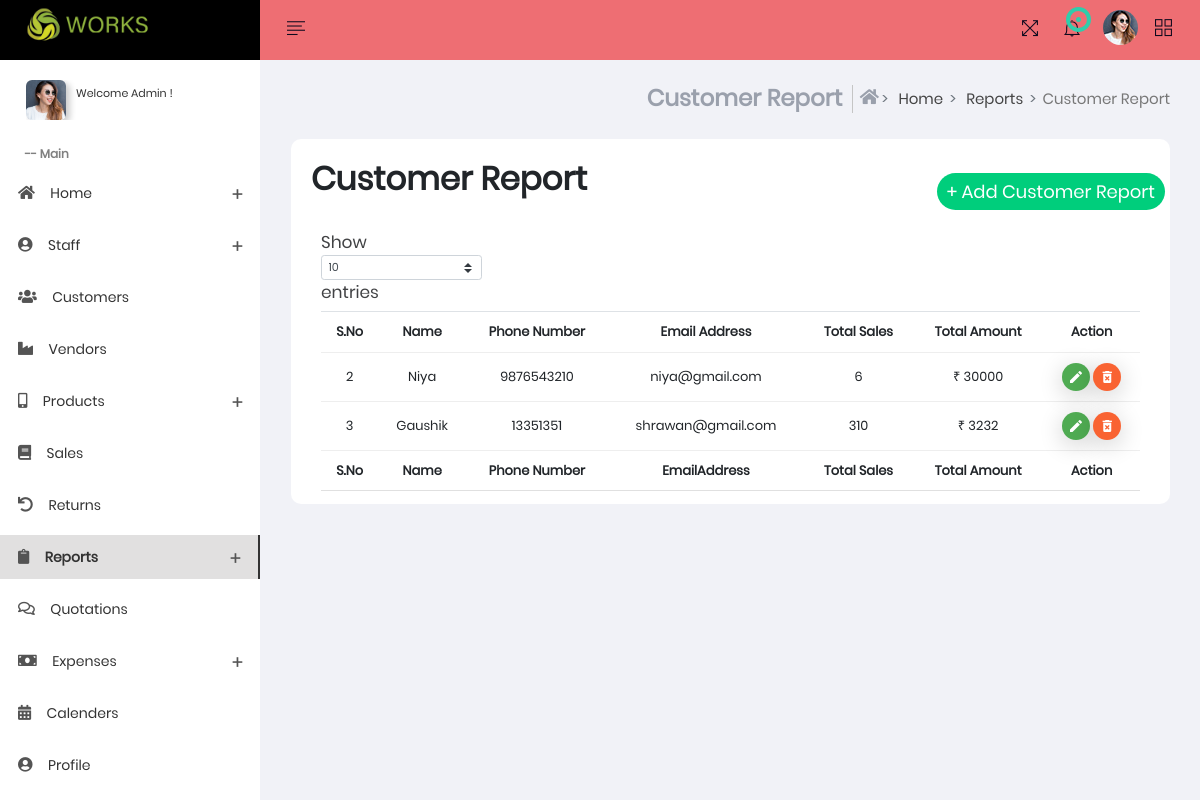
The page /admin_customerreport on the database its author committed.
### sub_part/models.py (models this page shows, shortened)
class admin_add_customer_report_table(models.Model):
    name=models.CharField(max_length=100)
    phone_number=models.CharField(max_length=100)
    email=models.EmailField()
    tot_sales=models.CharField(max_length=100)
    tot_amt=models.CharField(max_length=100)

### sub_part/views.py (the view)
# urls.py: path('admin_customerreport',views.admin_customerreport,name='admin_customerreport'),
def admin_customerreport(request):
    view_data=admin_add_customer_report_table.objects.all()
    return render(request,'admin_customerreport.html',{'view_data':view_data})

### templates/admin_customerreport.html (shortened to what this page needs)
{% load static %}
<!DOCTYPE html>
<html lang="en">
<head>
    <link href="{% static 'dashboard/css/app.min.css' %}" rel="stylesheet">
    <link href="{% static 'dashboard/css/style.css' %}" rel="stylesheet" />
    <link href="{% static 'dashboard/css/styles/all-themes.css' %}" rel="stylesheet" />
</head>
<body class="light">
    <nav class="navbar">
        <div class="container-fluid">
            <div class="navbar-header">
                <a class="navbar-brand" href="/admin_dashboard">
                    <img src="{% static 'dashboard/images/logo.png' %}" alt="" style="margin-top: -28px;">
                </a>
            </div>
            <div class="collapse navbar-collapse" id="navbar-collapse">
                <ul class="nav navbar-nav navbar-left">
                    <li>
                        <a href="#" onClick="return false;" class="sidemenu-collapse">
                            <i class="nav-hdr-btn ti-align-left"></i>
                        </a>
                    </li>
                </ul>
                <ul class="nav navbar-nav navbar-right">
                    <li class="fullscreen">
                        <a href="javascript:;" class="fullscreen-btn">
                            <i class="nav-hdr-btn ti-fullscreen"></i>
                        </a>
                    </li>
                    <li class="dropdown">
                        <a href="#" onClick="return false;" class="dropdown-toggle" data-toggle="dropdown" role="button">
                            <i class="nav-hdr-btn ti-bell"></i>
                            <span class="notify"></span>
                            <span class="heartbeat"></span>
                        </a>
                    </li>
                    <li class="dropdown user_profile">
                         <div class="dropdown-toggle" data-toggle="dropdown">
                            <img src="{% static 'dashboard/images/user.jpg' %}" alt="user">
                        </div>
                    </li>
                    <li class="pull-right">
                        <a href="#" onClick="return false;" class="js-right-sidebar" data-close="true">
                            <i class="nav-hdr-btn ti-layout-grid2"></i>
                        </a>
                    </li>
                </ul>
            </div>
        </div>
    </nav>
    <div>
        <aside id="leftsidebar" class="sidebar">
            <div class="menu">
                <ul class="list">
                	<li>
	                <div class="sidebar-profile clearfix">
	                  <div class="profile-img">
	                     <img src="{% static 'dashboard/images/usrbig.jpg' %}" alt="profile">
	                  </div>
	                  <div class="profile-info">
                                <p>Welcome Admin !</p>
                            </div>
	               </div>
	                </li>
                    <li class="header">-- Main</li>
                    <li>
                        <a href="#" onClick="return false;" class="menu-toggle">
                            <i class="fas fa-home"></i>
                            <span>Home</span>
                        </a>
                    </li>
                    <li>
                        <a href="#" onClick="return false;" class="menu-toggle">
                            <i class="fas fa-user-circle"></i>
                            <span>Staff</span>
                        </a>
                    </li>
                    <li>
                        <a href="/admin_customers">
                            <i class="fas fa-users"></i>
                            <span>Customers</span>
                        </a>
                    </li>
                    <li>
                        <a href="/admin_vendors">
                            <i class="fas fa-industry"></i>
                            <span>Vendors</span>
                        </a>
                    </li>
                    <li>
                        <a href="#" onClick="return false;" class="menu-toggle">
                            <i class="fas fa-mobile-alt"></i>
                            <span>Products</span>
                        </a>
                    </li>
                    <li>
                        <a href="/admin_sales">
                            <i class="fas fa-book"></i>
                            <span>Sales</span>
                        </a>
                    </li>
                    <li>
                        <a href="/admin_returns">
                            <i class="fas fa-undo"></i>
                            <span>Returns</span>
                        </a>
                    </li>
                    <li class="active">
                        <a href="#" onClick="return false;" class="menu-toggle">
                            <i class="fas fa-clipboard"></i>
                            <span>Reports</span>
                        </a>
                    </li>
                    <li>
                        <a href="/admin_quotations">
                            <i class="far fa-comments"></i>
                            <span>Quotations</span>
                        </a>
                    </li>
                    <li>
                        <a href="#" onClick="return false;" class="menu-toggle">
                            <i class="fas fa-money-bill"></i>
                            <span>Expenses</span>
                        </a>
                    </li>
                    <li>
                        <a href="/admin_calenders">
                            <i class="fas fa-calenders-alt"></i>
                            <span>Calenders</span>
                        </a>
                    </li>
                   <li>
                        <a href="/admin_profile">
                            <i class="fas fa-user-circle"></i>
                            <span>Profile</span>
                        </a>
                    </li>
                     <li class="header">-- Apps</li>
                </ul>
            </div>
        </aside>
    </div>
    <section class="content">
        <div class="container-fluid">
            <div class="block-header">
                <div class="row">
                    <div class="col-xs-12 col-sm-12 col-md-12 col-lg-12">
                        <ul class="breadcrumb breadcrumb-style ">
                            <li class="breadcrumb-item">
                                <h4 class="page-title">Customer Report</h4>
                            </li>
                            <li class="breadcrumb-item bcrumb-1">
                                <a href="/admin_dashboard ">
                                    <i class="fas fa-home"></i> Home</a>
                            </li>
                            <li class="breadcrumb-item bcrumb-2">
                                <a href="#" onClick="return false;">Reports</a>
                            </li>
                            <li class="breadcrumb-item active">Customer Report</li>
                        </ul>
                    </div>
                </div>
            </div>
            <div class="row">
                <div class="col-lg-12 col-md-12 col-sm-12">
                    <div class="card">
                        <h1 style="margin: 20px 0px 0px 20px;margin-bottom: -50px;">Customer Report</h1>
                        <div class="a-btd">
                            <button onclick="window.location.href='/admin_addcustomerreport'"  class="pag-title">+ Add Customer Report</button>
                        </div>
                            <div class="table-responsive" style="padding: 0px 30px;">
                                <div class="row"><div class="col-sm-12 col-md-6"><div class="dataTables_length" id="DataTables_Table_0_length"><label>Show <select name="DataTables_Table_0_length" aria-controls="DataTables_Table_0" class="custom-select custom-select-sm form-control form-control-sm"><option value="10">10</option><option value="25">25</option><option value="50">50</option><option value="100">100</option></select> entries</label></div></div><div class="col-sm-12 col-md-6"></div></div>
                                <table id="tableExport" class="display table table-hover table-checkable order-column width-per-100">
                                    <thead>
                                        <tr>
                                            <th class="center">S.No</th>
                                            <th class="center">Name</th>
                                            <th class="center">Phone Number</th>
                                            <th class="center">Email Address</th>
                                            <th class="center">Total Sales</th>
                                            <th class="center">Total Amount</th>
                                            <th class="center">Action</th>
                                        </tr>
                                    </thead>
                                    <tbody>
                                        {% for i in view_data %}
                                        <tr>
                                            <td class="center">{{i.id}} </td>
                                            <td class="center">{{i.name}} </td>
                                            <td class="center">{{i.phone_number}} </td>
                                            <td class="center">{{i.email}} </td>
                                            <td class="center">{{i.tot_sales}} </td>
                                            <td class="center">₹ {{i.tot_amt}} </td>
                                            <td class="center">
                                                <a href="/admin_editcustomerreport/{{i.id}}" class="btn btn-tbl-edit">
                                                    <i class="material-icons">edit</i>
                                                </a>
                                                <a href="/admin_customer_report_delete/{{i.id}}" class="btn btn-tbl-delete">
                                                    <i class="material-icons">delete_forever</i>
                                                </a>
                                            </td>
                                        </tr>
                                        {% endfor %}
                                    </tbody>
                                    <tfoot>
                                        <tr>
                                            <th class="center">S.No</th>
                                            <th class="center">Name</th>
                                            <th class="center">Phone Number</th>
                                            <th class="center">EmailAddress</th>
                                            <th class="center">Total Sales</th>
                                            <th class="center">Total Amount</th>
                                            <th class="center">Action</th>
                                        </tr>
                                    </tfoot>
                                </table>
                            </div>
                        </div>
                    </div>
                </div>
            </div>
    </section>
</body>
</html>

### rows shown on the page
admin_add_customer_report_table: id "2", name "Niya", phone_number "9876543210", email "niya@gmail.com", tot_sales "6", tot_amt "30000"
admin_add_customer_report_table: id "3", name "Gaushik", phone_number "13351351", email "shrawan@gmail.com", tot_sales "310", tot_amt "3232"
